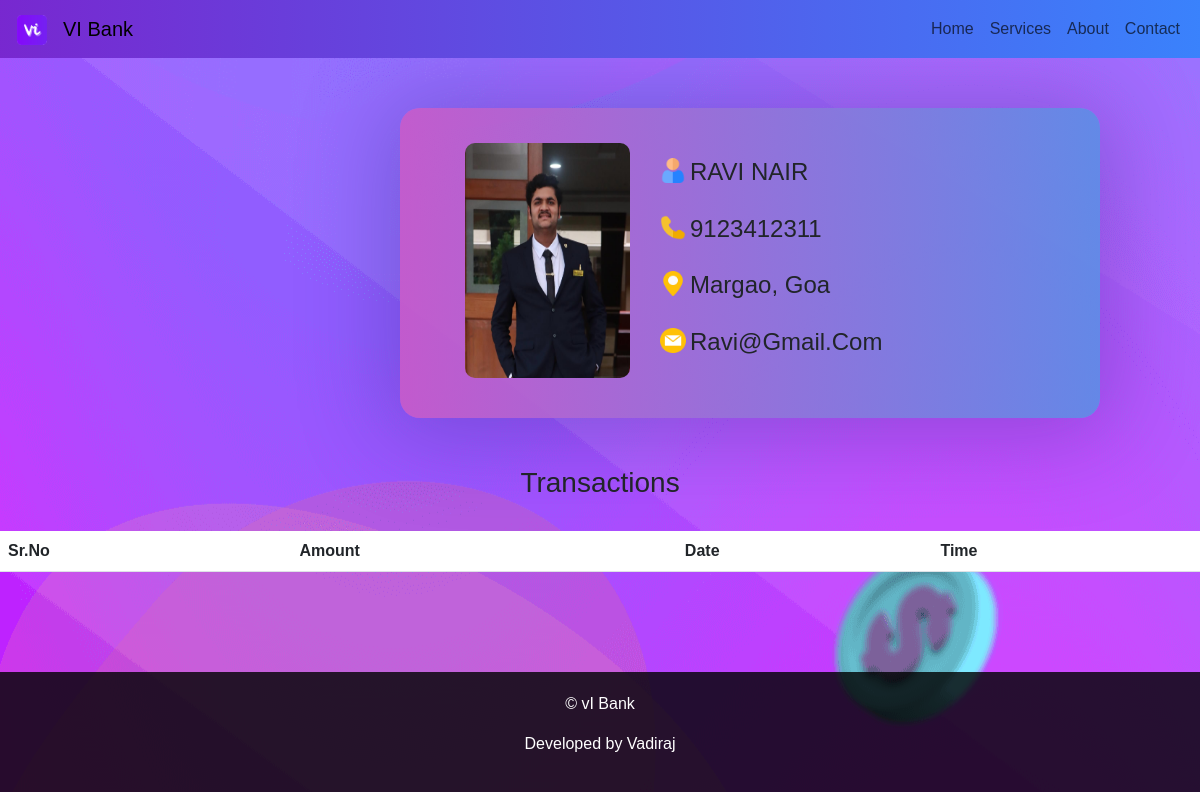
/views/customer_detail.php?acno=151108, run on the app's committed database.
### tables this page shows
CREATE TABLE `CUSTOMERS` (
  `customer_name` varchar(255) DEFAULT NULL,
  `contact` varchar(255) DEFAULT NULL,
  `address` varchar(255) DEFAULT NULL,
  `balance` float DEFAULT NULL,
  `acno` int(10) NOT NULL,
  `email` varchar(255) DEFAULT NULL
);

### views/customer_detail.php (the view, shortened to what this page needs)
<?php
include('../controllers/common.php');
if (isset($_GET["acno"])) {
    $acno = $_GET["acno"];
}
?>
<!DOCTYPE html>
<html lang="en">
<head>
    <link rel="stylesheet" href="../css/customers.css">
    <link href="https://cdn.jsdelivr.net/npm/bootstrap@5.3.0-alpha2/dist/css/bootstrap.min.css" rel="stylesheet">
</head>
<body>
    <section style="background-image: url('../images/bg.png')">
        <nav class="navbar navbar-expand-lg bg-body-tertiary" style="background: linear-gradient(to right, rgba(106, 17, 203, 0.9), rgba(37, 117, 252, 0.9)); width: auto;">
            <div class="container-fluid">
                <a class="navbar-brand" href="index.php" style="margin-left: 5px;">
                    <img src="../images/logo.png" alt="Bootstrap" width="30" height="30">
                </a>
                <a class="navbar-brand bank-name" href="index.php">VI Bank</a>
                <div class="collapse navbar-collapse" id="navbarSupportedContent">
                    <ul class="navbar-nav ms-auto mb-2 mb-lg-0">
                        <li class="nav-item">
                            <a class="nav-link active-link" aria-current="page" href="../views/index.php">Home</a>
                        </li>
                        <li class="nav-item">
                            <a class="nav-link" href="#container-main-2">Services</a>
                        </li>
                        <li class="nav-item">
                            <a class="nav-link" href="../views/about.php">About</a>
                        </li>
                        <li class="nav-item">
                            <a class="nav-link" href="../views/contact.php">Contact</a>
                        </li>
                    </ul>
                </div>
            </div>
        </nav>
        <?php
        $query = "SELECT * FROM CUSTOMERS WHERE acno=$acno";
        $res = mysqli_query($conn, $query);
        $row = mysqli_fetch_array($res);
        ?>
        <div class="user">
            <div class="detail" id="user-detail">
                <div class="customer-image">
                    <img id="cust-image" src="../images/vi.jpg" alt="Vadiraj Inamdar">
                </div>
                <div class="details">
                    <img id="name-logo" src="../images/name.png" alt="Name-icon">
                    <h4 id="cust-name"><? echo $row['customer_name']; ?></h4>
                    <img id="name-logo" src="../images/phone.png" alt="Name-icon">
                    <h4 id="cust-name"><? echo $row['contact']; ?></h4>
                    <img id="name-logo" src="../images/location.png" alt="Name-icon">
                    <h4 id="cust-name"><? echo $row['address']; ?></h4>
                    <img id="name-logo" src="../images/email.png" alt="Name-icon">
                    <h4 id="cust-name"><? echo $row['email']; ?></h4>
                </div>
            </div>
        </div>
        <br>
        <br>
        <section>
            <h3 id="transactions">Transactions</h3>
            <br>
            <div class="transact">
                <table class="table table-striped">
                    <thead>
                        <tr>
                            <th scope="col">Sr.No</th>
                            <th scope="col">Amount</th>
                            <th scope="col">Date</th>
                            <th scope="col">Time</th>
                        </tr>
                    </thead>
                </table>
            </div>
        </section>
    <section class="sec-3">
        <footer>
            <div class="container">
                <p>© vI Bank</p>
                <p>Developed by Vadiraj</p>
            </div>
        </footer>
    </section>
    </section>
</body>
</html>

### css/customers.css (style rules this page uses)
* { font-family:Arial, Helvetica, sans-serif; }
footer { background-color: rgba(0, 2, 2, 0.813); color: white; padding: 20px 0; text-align: center; margin-top: 100px; }
.container { max-width: 960px; margin: 0 auto; }
.detail { margin-top: 50px; display: flex; border-radius: 20px; border-radius: 20px; background: rgba(255, 255, 255, 0.055); box-shadow: 0px 5px 89.61px 13.39px rgba(23, 29, 113, 0.26); width: 700px; align-content: center; margin-left: 400px; padding: 30px; background: linear-gradient(to right, rgba(199, 90, 200, 0.9), rgba(91, 141, 228, 0.9)); }
.customer-image { height: auto; width: auto; text-align: center; margin-left: 30px; padding: 5px; border-radius: 10px; }
#cust-image { height: 235px; width: 165px; border-radius: 10px; }
.details { width: 100%; height: 250px; }
#name-logo { margin-top: 20px; height: 25px; width: 26px; margin-left: 25px; }
#cust-name { margin-top: -25px; margin-left: 55px; text-transform:capitalize; }
#transactions { text-align: center; }

### data on the page
customers: customer_name "RAVI NAIR", contact "9123412311", address "Margao, Goa", email "Ravi@gmail.com"
